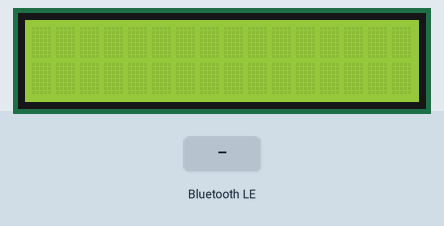
This sketch was run on a simulated Arduino Nano 33 IoT. Parts: 16×2 character LCD. The inputs (shaded band) are chosen by the test bench. Nothing arrives over Bluetooth unless stated; a phone connects over Bluetooth LE 3 s after start; what the sketch prints to the serial monitor is not drawn.

Above: at 1.2 s.
1.3 s: Bluetooth LE write "1" received
At 4.0 s:
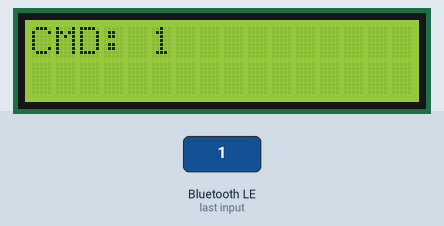
4.3 s: Bluetooth LE write "0" received
At 5.1 s:
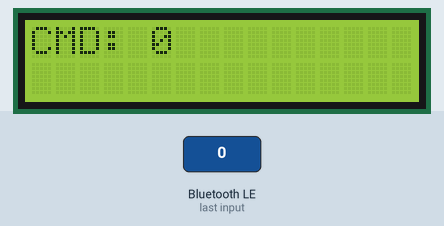
5.8 s: Bluetooth LE write "2" received
At 6.2 s:
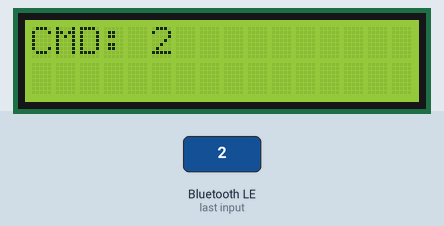
Timing chart, 0 to 8.8 s (numbered marks = the images above; inputs shaded):
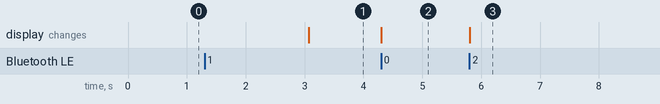

The sketch:

arduinoToma.ino
```cpp
#include <ArduinoBLE.h>
#include <LiquidCrystal.h>

// Constants for BLE and LCD
BLEService lcdService("19B10000-E8F2-537E-4F6C-D104768A1214"); // create LCD service
BLEStringCharacteristic textCharacteristic("19B10001-E8F2-537E-4F6C-D104768A1214", BLERead | BLEWrite, 20); // create text characteristic
LiquidCrystal lcd(12, 11, 5, 4, 3, 2); // LCD object

byte happymouth[8] =
{
0b00000,
0b00000,
0b10001,
0b10101,
0b10101,
0b01010,
0b00000,
0b00000
};


byte sadmouth[8] =
{
0b00000,
0b00000,
0b01010,
0b10101,
0b10001,
0b10001,
0b00000,
0b00000
};


void setup() {
  lcd.begin(16, 2); // Initialize LCD: 16 columns, 2 rows
  lcd.clear(); // Clear LCD screen

  lcd.createChar(0, happymouth);
  lcd.createChar(1, sadmouth);

  // begin BLE stack
  BLE.begin();

  // set advertised local name and service UUID
  BLE.setLocalName("LCD Display - IAN");
  BLE.setAdvertisedService(lcdService);

  // add characteristics to the service
  lcdService.addCharacteristic(textCharacteristic);

  // add service
  BLE.addService(lcdService);

  // start advertising
  BLE.advertise();

  Serial.begin(9600);
  Serial.println("BLE LCD Display Peripheral");
}

void loop() {
  // listen for BLE peripherals to connect:
  BLEDevice central = BLE.central();

  // if a central is connected to the peripheral:
  if (central) {
    Serial.print("Connected to central: ");
    Serial.println(central.address());

    // while the central is still connected to the peripheral:
    while (central.connected()) {
      // if the remote device wrote to the characteristic,
      // use the value to display on the LCD:
      if (textCharacteristic.written()) {
        String text = textCharacteristic.value();
        lcd.clear();
        lcd.setCursor(0, 0);
        lcd.print("CMD: " + text);

        lcd.setCursor(0, 1);
        lcd.print("         ");

        bool happyFound = false;
        bool sadFound = false;

        // Arrays of happy and sad words
        String happyWords[] = {"pet", "feed", "wash", "play"};
        String sadWords[] = {"yell", "spray", "ignore"};

        // Check if received text matches any happy word
        for (int i = 0; i < sizeof(happyWords) / sizeof(happyWords[0]); i++) {
          if (text.equalsIgnoreCase(happyWords[i])) {
            lcd.print("( ^");
            lcd.write(byte(0));  // Display happy face
            lcd.print("^ )  ");
            happyFound = true;
            break;
          }
        }

        // Check if received text matches any sad word
        if (!happyFound) {
          for (int i = 0; i < sizeof(sadWords) / sizeof(sadWords[0]); i++) {
            if (text.equalsIgnoreCase(sadWords[i])) {
              lcd.print("( ^");
              lcd.write(byte(1));  // Display sad face
              lcd.print("^ )  ");
              sadFound = true;
              break;
            }
          }
        }

        Serial.print("Received text: ");
        Serial.println(text);
      }
    }

    // when the central disconnects, print it out:
    Serial.print(F("Disconnected from central: "));
    Serial.println(central.address());
  }
}
```

Measured:
- after the input at 1.3 s, the display: changes after 1.8 s (image 1)
- after the input at 4.3 s, the display: changes at once (image 2)
- after the input at 5.8 s, the display: changes at once (image 3)
